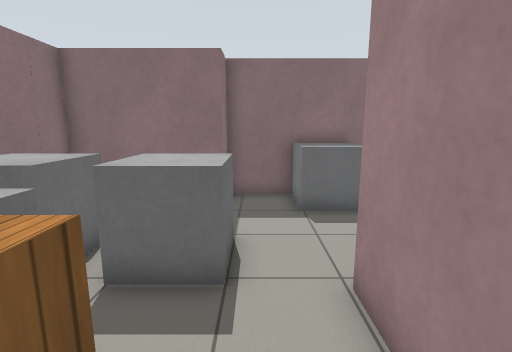
view 1 (above)

19 first-person views from a walk through a robot-simulator world made for Gazebo. The camera is 1.3 m above the floor, tilts 10° down and sees 85° across. The floor is counted in squares, 0.5 m on a side. Each view is taken from the middle of a square. On the plan, view 1 faces up. The plan holds only what a view shows up to about 19 squares ahead; the rest is blank. Robots are left out. Simple patterns stand in for the simulator's built-in surfaces.

view 2
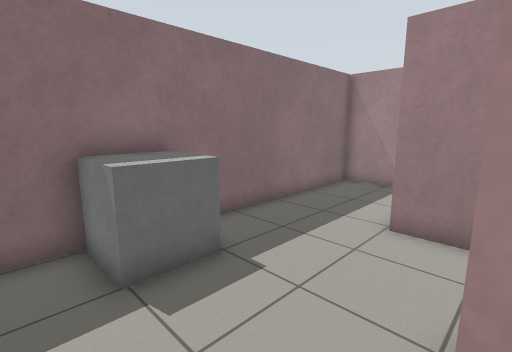

view 3
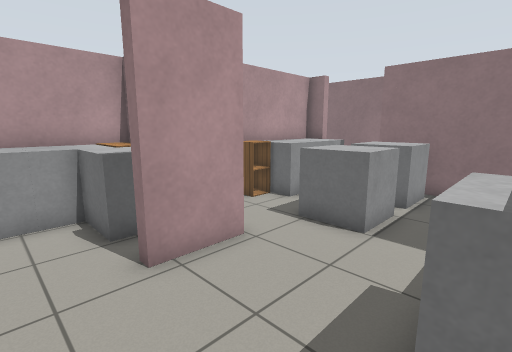

view 4
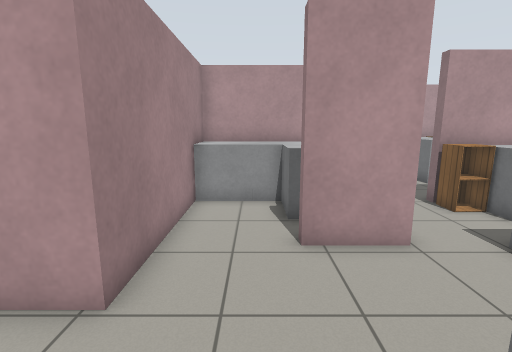

view 5
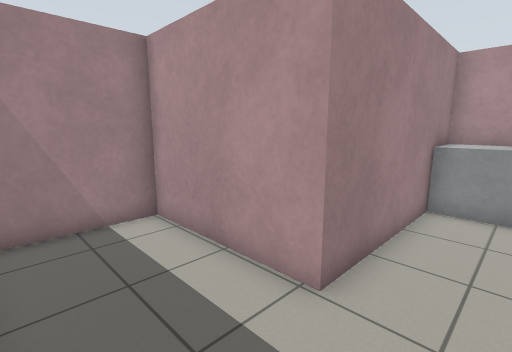

view 6
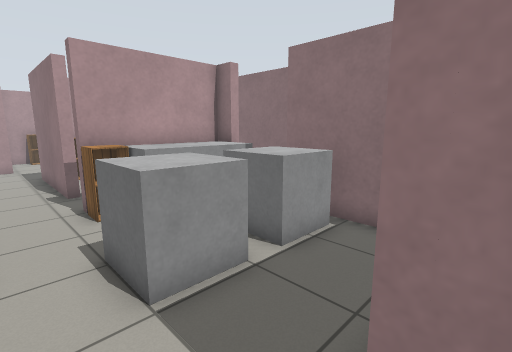

view 7
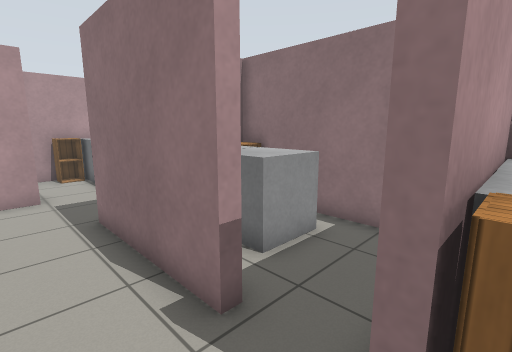

view 8
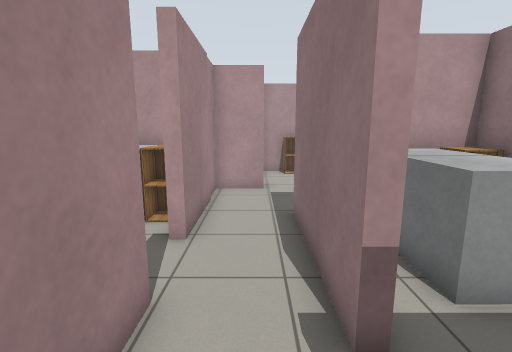

view 9
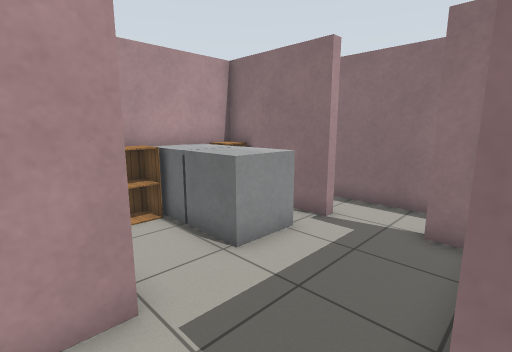

view 10
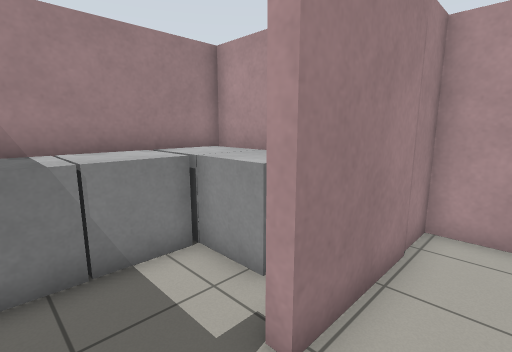

view 11
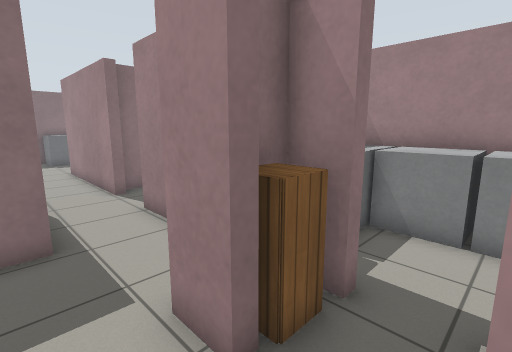

view 12
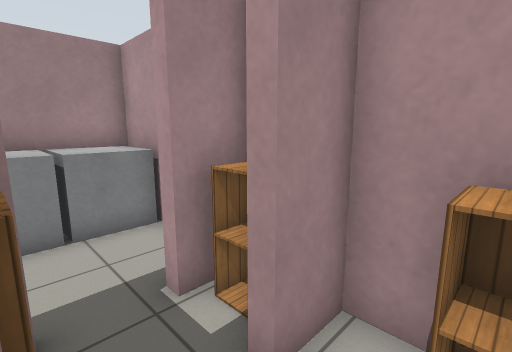

view 13
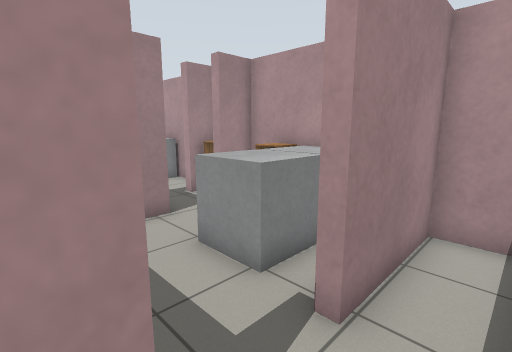

view 14
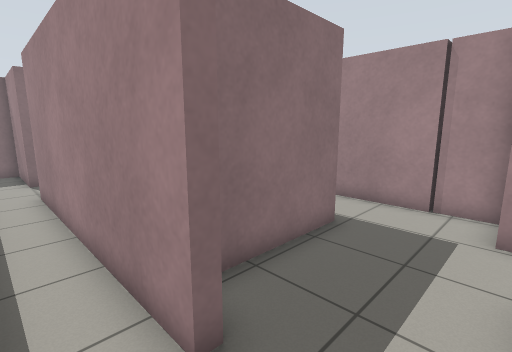

view 15
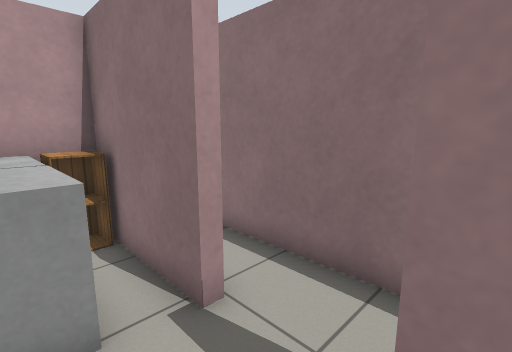

view 16
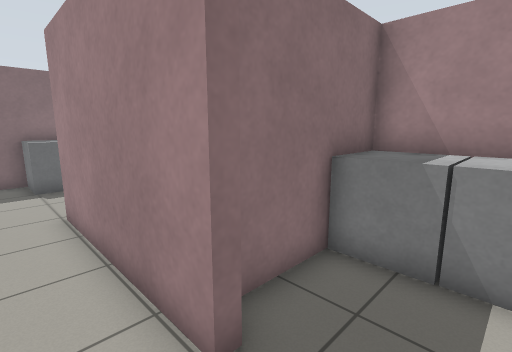

view 17
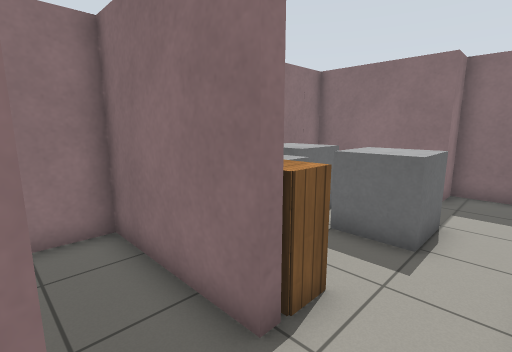

view 18
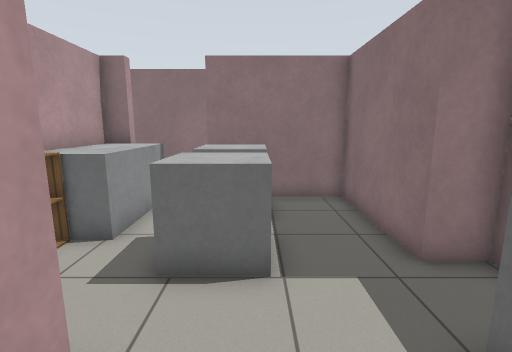

view 19
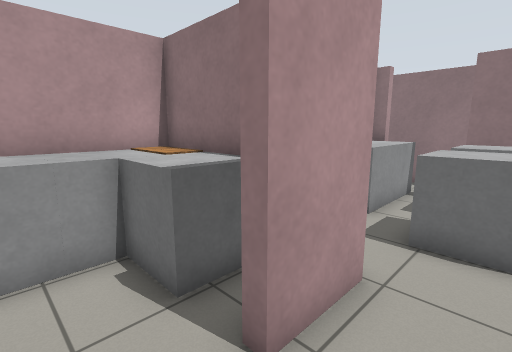

### Floor plan
Ten units are one square. View 1 is at (0, 0); x grows to the right and y downward. Boxes are objects, and circles mark ways between rooms. Rooms are numbered by the first view taken in them; rooms with no view inside come last. Other rooms are left out.
<svg viewBox="-89 -110 222 270">
<path fill="none" stroke="#000" d="M20 -16 20 16 72 16M16 5 16 -42 40 -42 40 -37M72 -5 72 -64 128 -64 128 -105 -11 -105 -11 -92 -62 -92 -62 -42M34 85 72 85M16 84 16 52 21 52M72 65 72 21 21 21M21 122 16 122M20 28 16 28 16 15M72 136 72 105M16 140 21 140M45 154 54 154M-11 18 -11 73M-62 125 -62 154 -3 154 -3 140M-11 73 -53 73M-3 120 -3 106 16 106 16 84M-66 111 -62 111 -62 125M-62 77 -62 86M-84 -40 -84 6M-62 -42 -66 -42 -66 -80 -74 -80M-66 86 -66 -5M-84 90 -84 138M-79 154 -66 154 -66 111M-62 86 -66 86M-16 18 -11 18M-14 -2 -62 -2 -62 68 -43 68M16 15 16 5M16 122 16 110 10 110M1 120 -3 120M-3 140 1 140M16 155 16 140"/>
<rect x="-65" y="-25" width="30" height="20" fill="#bbb"><title>grey box</title></rect>
<rect x="-55" y="-65" width="20" height="20" fill="#bbb"><title>grey box</title></rect>
<rect x="-35" y="-25" width="10" height="20" fill="#bbb"><title>grey box</title></rect>
<rect x="-25" y="-25" width="20" height="20" fill="#bbb"><title>cabinet</title></rect>
<rect x="-25" y="-65" width="20" height="20" fill="#bbb"><title>grey box</title></rect>
<rect x="15" y="-105" width="20" height="20" fill="#bbb"><title>grey box</title></rect>
<rect x="25" y="5" width="10" height="10" fill="#bbb"><title>other object</title></rect>
<rect x="25" y="-5" width="10" height="10" fill="#bbb"><title>cabinet</title></rect>
<rect x="25" y="-25" width="20" height="30" fill="#bbb"><title>grey box</title></rect>
<rect x="35" y="-5" width="20" height="20" fill="#bbb"><title>grey box</title></rect>
<rect x="55" y="-5" width="20" height="20" fill="#bbb"><title>grey box</title></rect>
<rect x="25" y="65" width="10" height="10" fill="#bbb"><title>cabinet</title></rect>
<rect x="35" y="95" width="20" height="20" fill="#bbb"><title>grey box</title></rect>
<rect x="35" y="55" width="20" height="30" fill="#bbb"><title>grey box</title></rect>
<rect x="45" y="135" width="30" height="20" fill="#bbb"><title>grey box</title></rect>
<rect x="45" y="115" width="30" height="20" fill="#bbb"><title>grey box</title></rect>
<rect x="45" y="45" width="30" height="20" fill="#bbb"><title>grey box</title></rect>
<rect x="45" y="25" width="30" height="20" fill="#bbb"><title>grey box</title></rect>
<rect x="55" y="85" width="20" height="30" fill="#bbb"><title>grey box</title></rect>
<rect x="55" y="65" width="20" height="20" fill="#bbb"><title>grey box</title></rect>
<rect x="-55" y="135" width="10" height="20" fill="#bbb"><title>cabinet</title></rect>
<rect x="-55" y="115" width="30" height="20" fill="#bbb"><title>grey box</title></rect>
<rect x="-45" y="135" width="20" height="20" fill="#bbb"><title>grey box</title></rect>
<rect x="-35" y="145" width="20" height="10" fill="#bbb"><title>cabinet</title></rect>
<rect x="-65" y="55" width="20" height="10" fill="#bbb"><title>cabinet</title></rect>
<rect x="-55" y="45" width="30" height="20" fill="#bbb"><title>grey box</title></rect>
<rect x="-55" y="25" width="30" height="20" fill="#bbb"><title>grey box</title></rect>
<rect x="-35" y="55" width="20" height="10" fill="#bbb"><title>other object</title></rect>
<rect x="5" y="145" width="10" height="10" fill="#bbb"><title>cabinet</title></rect>
<rect x="5" y="115" width="10" height="10" fill="#bbb"><title>cabinet</title></rect>
<circle cx="-60" cy="-25" r="3" fill="#2a7"/>
<circle cx="0" cy="0" r="3" fill="#2a7"/>
<circle cx="0" cy="80" r="3" fill="#2a7"/>
<circle cx="5" cy="20" r="3" fill="#2a7"/>
<circle cx="20" cy="130" r="3" fill="#2a7"/>
<circle cx="-30" cy="120" r="3" fill="#2a7"/>
<circle cx="0" cy="130" r="3" fill="#2a7"/>
<circle cx="-60" cy="100" r="3" fill="#2a7"/>
<circle cx="-75" cy="75" r="3" fill="#2a7"/>
<text x="20" y="-50">1</text>
<text x="40" y="80">2</text>
<text x="-30" y="140">3</text>
<text x="-30" y="100">4</text>
<text x="-80" y="0">5</text>
<text x="-80" y="120">6</text>
<text x="-30" y="30">7</text>
<text x="10" y="130">8</text>
</svg>
Room 1 opens to room 5. Room 1 opens to room 7. Room 2 opens to room 4. Room 2 opens to room 7. Room 2 opens to room 8. Room 3 opens to room 4. Room 3 opens to room 8. Room 4 opens to room 6. Room 5 opens to room 6.

Where each view was taken, in squares from view 1:
view 1: 0 up, 0 right, facing up
view 2: 4 up, 0 right, facing up-right
view 3: 9 up, 6 right, facing down-left
view 4: 10 up, 5 right, facing down
view 5: 10 up, 5 right, facing down-right
view 6: 10 up, 1 right, facing down-left
view 7: 1 up, 1 right, facing down-left
view 8: 1 up, 0 right, facing down
view 9: 7 down, 1 right, facing down-left
view 10: 3 down, 0 right, facing down-right
view 11: 14 down, 2 left, facing up-right
view 12: 12 down, 2 left, facing down-right
view 13: 8 down, 8 left, facing down-right
view 14: 11 down, 8 left, facing up-right
view 15: 8 down, 4 left, facing down-left
view 16: 5 down, 0 right, facing up-right
view 17: 2 down, 1 right, facing up-left
view 18: 6 up, 4 right, facing left
view 19: 6 up, 6 right, facing down-left
